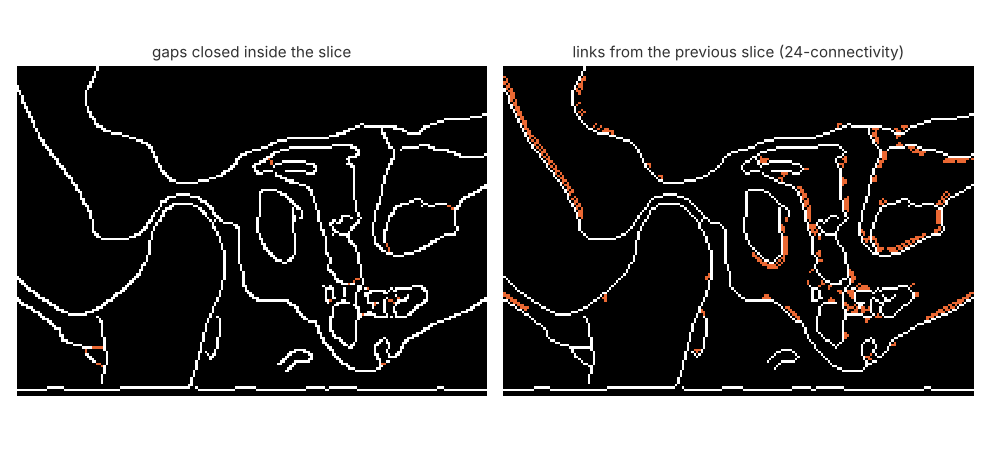
#> input picture figures/linking_zoom.png, 990 x 462 px
$ python make_figures.py ../figures   (older library calls are emulated)
#> lines starting #> are read from the running program, lines starting #| are printed output that depends on the picture; after the words box and inside, x2 and y2 are one past the last pixel; in counts of white or black regions, pixels touching at a corner belong together
### ctedges/io.py
import os
from pathlib import Path

import cv2
import numpy as np


def read_slice(path):
    """Read one CT slice as float32 in [0, 1]."""
    img = cv2.imread(str(path), cv2.IMREAD_GRAYSCALE)
    if img is None:
        raise FileNotFoundError(f"could not read {path}")
    return img.astype(np.float32) / 255.0


def read_sequence(paths):
    return [read_slice(p) for p in paths]


def list_slices(folder, pattern="*.png"):
    """Sorted list of slice files in a folder (CTMRI DB names sort correctly)."""
    return sorted(str(p) for p in Path(folder).glob(pattern))


# [4 lines left out: function save_binary, not called in this run]

### ctedges/canny.py
"""Canny edge detector written out step by step.

Coordinates: arrays are indexed [row, col] = [y, x] and y grows downwards,
which matters for the diagonal cases in non-maximum suppression.
"""

from dataclasses import dataclass

import cv2
import numpy as np


@dataclass
class CannyParams:
    sigma: float = 1.4
    # Thresholds are absolute values of the Sobel gradient magnitude computed
    # on an image scaled to [0, 1]. They were picked with
    # scripts/sweep_thresholds.py (see README).
    t_low: float = 0.15
    t_high: float = 0.375


def smooth(img, sigma):
    if sigma <= 0:
        return img
    k = int(2 * np.ceil(3 * sigma) + 1)
    return cv2.GaussianBlur(img, (k, k), sigma)


def gradients(img):
    gx = cv2.Sobel(img, cv2.CV_64F, 1, 0, ksize=3)
    gy = cv2.Sobel(img, cv2.CV_64F, 0, 1, ksize=3)
    return np.hypot(gx, gy), np.arctan2(gy, gx)


def non_max_suppression(mag, angle):
    """Keep pixels that are a local maximum along the gradient direction."""
    deg = np.rad2deg(angle) % 180
    p = np.pad(mag, 1)
    c = p[1:-1, 1:-1]
    left, right = p[1:-1, :-2], p[1:-1, 2:]
    up, down = p[:-2, 1:-1], p[2:, 1:-1]
    up_left, up_right = p[:-2, :-2], p[:-2, 2:]
    down_left, down_right = p[2:, :-2], p[2:, 2:]

    horiz = (deg < 22.5) | (deg >= 157.5)
    diag45 = (deg >= 22.5) & (deg < 67.5)     # gradient towards +x, +y (down-right)
    vert = (deg >= 67.5) & (deg < 112.5)
    diag135 = (deg >= 112.5) & (deg < 157.5)  # gradient towards -x, +y (down-left)

    n1 = np.select([horiz, diag45, vert, diag135], [left, up_left, up, up_right])
    n2 = np.select([horiz, diag45, vert, diag135], [right, down_right, down, down_left])
    keep = (c >= n1) & (c >= n2) & (c > 0)
    return np.where(keep, mag, 0.0)


def hysteresis(mag, t_low, t_high):
    """Strong pixels plus every weak pixel 8-connected to a strong one."""
    candidates = (mag >= t_low).astype(np.uint8)
    n, labels = cv2.connectedComponents(candidates, connectivity=8)
    strong_labels = np.unique(labels[mag >= t_high])
    keep = np.zeros(n, dtype=bool)
    keep[strong_labels[strong_labels > 0]] = True
    return keep[labels].astype(np.uint8)


def canny(img, params=None, return_steps=False):
    params = params or CannyParams()
    s = smooth(img, params.sigma)
    mag, ang = gradients(s)
    nms = non_max_suppression(mag, ang)
    edges = hysteresis(nms, params.t_low, params.t_high)
    if return_steps:
        return edges, {"smoothed": s, "magnitude": mag, "nms": nms}
    return edges

### ctedges/pipeline.py
from .canny import CannyParams, canny
from .linking2d import link_edges_2d
from .linking3d import link_sequence


def process_sequence(images, params=None, link2d=None):
    """Canny -> linking inside each slice -> linking between slices."""
    params = params or CannyParams()
    link2d = link2d or {}
    edges = [canny(img, params) for img in images]
    linked2d = [link_edges_2d(e, **link2d) for e in edges]
    linked3d = link_sequence(linked2d)
    return edges, linked2d, linked3d

### ctedges/linking2d.py
"""Edge linking inside a single slice.

Works only on the binary edge map (no gradient magnitude or angle needed).
Every open end of an edge is extended towards the nearest edge pixel that
lies roughly in front of it, as long as the gap is short. Afterwards tiny
leftover fragments are removed.
"""

import cv2
import numpy as np
from skimage.draw import line
from skimage.morphology import remove_small_objects, skeletonize

_KERNEL8 = np.array([[1, 1, 1], [1, 0, 1], [1, 1, 1]], dtype=np.float32)


def endpoints(edges):
    """Edge pixels with at most one 8-neighbour."""
    nbrs = cv2.filter2D(edges.astype(np.float32), -1, _KERNEL8, borderType=cv2.BORDER_CONSTANT)
    return np.argwhere((edges > 0) & (nbrs <= 1))


def _outward_direction(edges, y, x, reach=3):
    """Unit vector pointing out of the edge at an endpoint."""
    y0, y1 = max(0, y - reach), y + reach + 1
    x0, x1 = max(0, x - reach), x + reach + 1
    pts = np.argwhere(edges[y0:y1, x0:x1] > 0) + [y0, x0]
    if len(pts) <= 1:
        return None  # isolated pixel, any direction is fine
    v = np.array([y, x], dtype=float) - pts.mean(axis=0)
    norm = np.linalg.norm(v)
    return v / norm if norm > 0 else None


def link_edges_2d(edges, max_gap=6, min_cos=0.5, min_size=10):
    """Close short gaps between edge fragments in one binary edge image.

    max_gap   longest gap (in pixels) that may be bridged
    min_cos   target has to be within ~60 degrees of the edge direction
    min_size  components smaller than this are dropped at the end
    """
    edges = skeletonize(edges > 0).astype(np.uint8)
    _, labels = cv2.connectedComponents(edges, connectivity=8)
    h, w = edges.shape
    out = edges.copy()
    ends = endpoints(edges)
    end_set = {(int(a), int(b)) for a, b in ends}

    for y, x in ends:
        y, x = int(y), int(x)
        y0, y1 = max(0, y - max_gap), min(h, y + max_gap + 1)
        x0, x1 = max(0, x - max_gap), min(w, x + max_gap + 1)
        cand = np.argwhere(edges[y0:y1, x0:x1] > 0) + [y0, x0]
        if len(cand) == 0:
            continue
        lab = labels[y, x]
        same = labels[cand[:, 0], cand[:, 1]] == lab
        # same fragment only counts if it is another open end (closing a contour)
        other_end = np.array([(int(a), int(b)) in end_set and (a, b) != (y, x) for a, b in cand])
        ok = ~same | other_end
        d = cand - [y, x]
        dist = np.hypot(d[:, 0], d[:, 1])
        ok &= (dist > 1.5) & (dist <= max_gap)
        direction = _outward_direction(edges, y, x)
        if direction is not None:
            cos = (d @ direction) / np.maximum(dist, 1e-9)
            ok &= cos >= min_cos
        if not ok.any():
            continue
        ty, tx = cand[ok][np.argmin(dist[ok])]
        rr, cc = line(y, x, int(ty), int(tx))
        out[rr, cc] = 1

    if min_size > 1:
        out = remove_small_objects(out.astype(bool), max_size=min_size - 1, connectivity=2).astype(np.uint8)
    return out

### scripts/make_figures.py
"""Figures and per-slice numbers used in the README."""

import argparse
import csv
import os
import sys

import matplotlib

matplotlib.use("Agg")
import matplotlib.pyplot as plt  # noqa: E402
import numpy as np  # noqa: E402

sys.path.insert(0, os.path.join(os.path.dirname(__file__), ".."))

from ctedges import CannyParams, process_sequence  # noqa: E402
from ctedges.canny import canny  # noqa: E402
from ctedges.io import list_slices, read_sequence  # noqa: E402
from ctedges.metrics import components, endpoint_count, slice_agreement  # noqa: E402
from ctedges.viz import overlay, show_sequences  # noqa: E402

INK = "#333333"
MUTED = "#888888"
BLUES = ["#b7d3f6", "#86b6ef", "#3987e5", "#256abf", "#104281"]
ADDED = (0.92, 0.41, 0.20)   # pixels added by a linking step


# [83 lines left out: functions pipeline_figure, zoom_figure, sweep_figure, per_slice_stats, not called in this run]


def main():
    ap = argparse.ArgumentParser()
    ap.add_argument("folder")
    ap.add_argument("--slice", type=int, default=6)
    args = ap.parse_args()

    paths = list_slices(args.folder)
    names = [os.path.basename(p) for p in paths]
    images = read_sequence(paths)
#> call 2 of read_slice, with path = '../figures/pipeline.png'
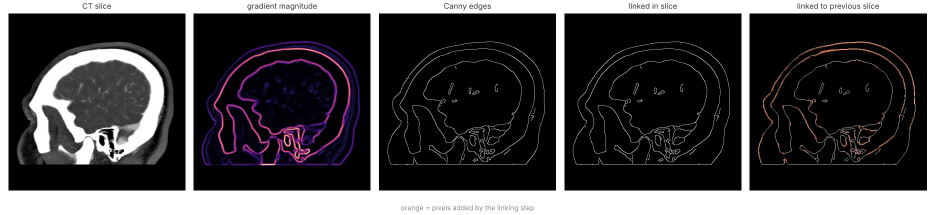
#> input picture figures/pipeline.png, 1870 x 429 px (shown at 1/2 size)
#> call 3 of read_slice, with path = '../figures/sequences.png'
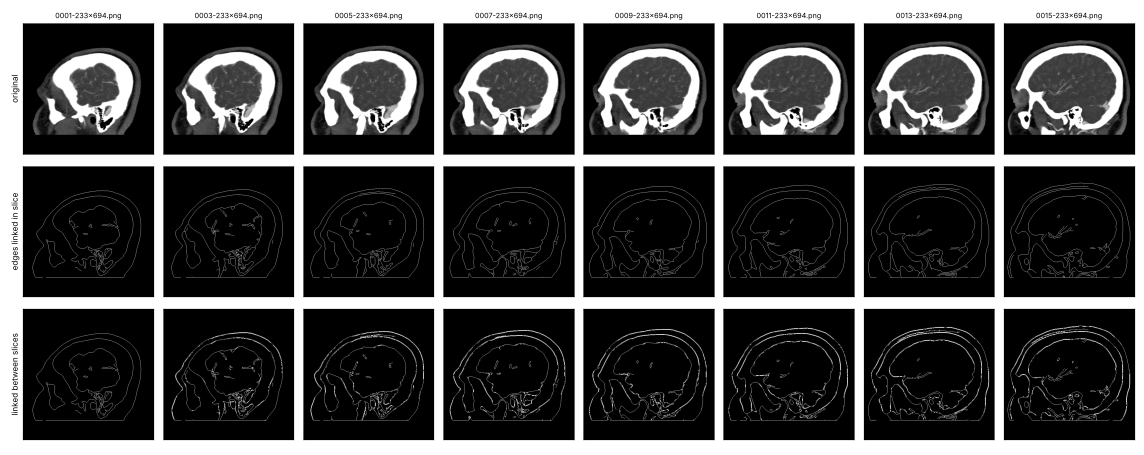
#> input picture figures/sequences.png, 2288 x 910 px (shown at 1/2 size)
#> in read_slice, img is the input picture: shape (910, 2288); min 0, max 255, mean 72.1
#> call 4 of read_slice, with path = '../figures/threshold_sweep.png'
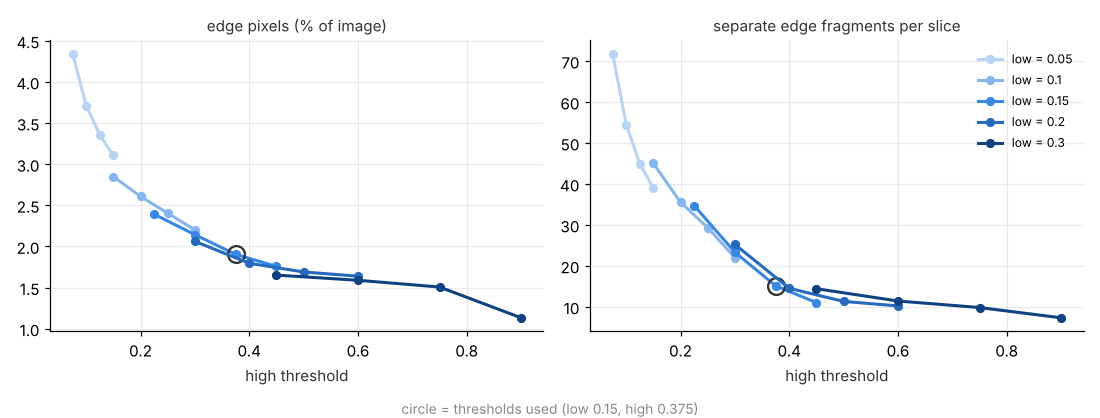
#> input picture figures/threshold_sweep.png, 1100 x 418 px
#> images = 4 items
    edges, linked2d, linked3d = process_sequence(images)
#> in non_max_suppression, `horiz = (deg < 22.5) | (deg >= 157.5)`:
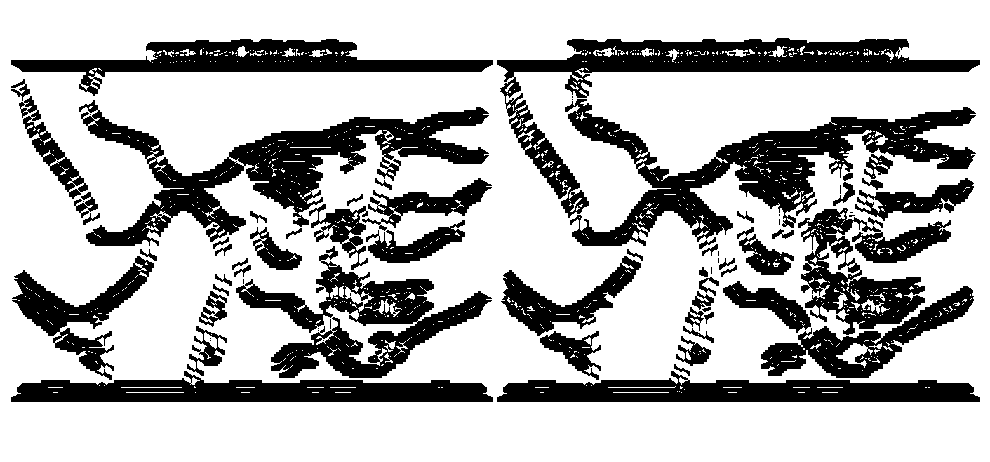
#> horiz: shape (462, 990) bool; 71.5% white; 82 black regions (24 under 20 px), largest, box (x1, y1, x2, y2) and area: (565, 99, 976, 246) 17558, (79, 100, 489, 246) 17249, (497, 38, 980, 218) 14312
#> in non_max_suppression, `diag45 = (deg >= 22.5) & (deg < 67.5)`: diag45: shape (462, 990) bool; 7.1% white; 1278 white regions (1038 under 20 px), largest, box (x1, y1, x2, y2) and area: (389, 279, 443, 364) 1508, (836, 317, 923, 378) 1287, (86, 256, 154, 317) 1276
#> in non_max_suppression, `vert = (deg >= 67.5) & (deg < 112.5)`: vert: shape (462, 990) bool; 13.2% white; 1144 white regions (838 under 20 px), largest, box (x1, y1, x2, y2) and area: (16, 380, 488, 402) 7647, (502, 380, 975, 402) 7534, (502, 42, 975, 72) 7051
#> in non_max_suppression, `diag135 = (deg >= 112.5) & (deg < 157.5)`: diag135: shape (462, 990) bool; 8.2% white; 1303 white regions (1058 under 20 px), largest, box (x1, y1, x2, y2) and area: (12, 270, 79, 352) 1875, (509, 100, 580, 199) 1721, (19, 96, 88, 199) 1663
#> in non_max_suppression, `keep = (c >= n1) & (c >= n2) & (c > 0)`: keep: shape (462, 990) bool; 5.7% white in thin lines or dots, all inside (x1, y1, x2, y2) = (16, 44, 975, 397)
#> in hysteresis, `n, labels = cv2.connectedComponents(candidates, connectivity=8)`:
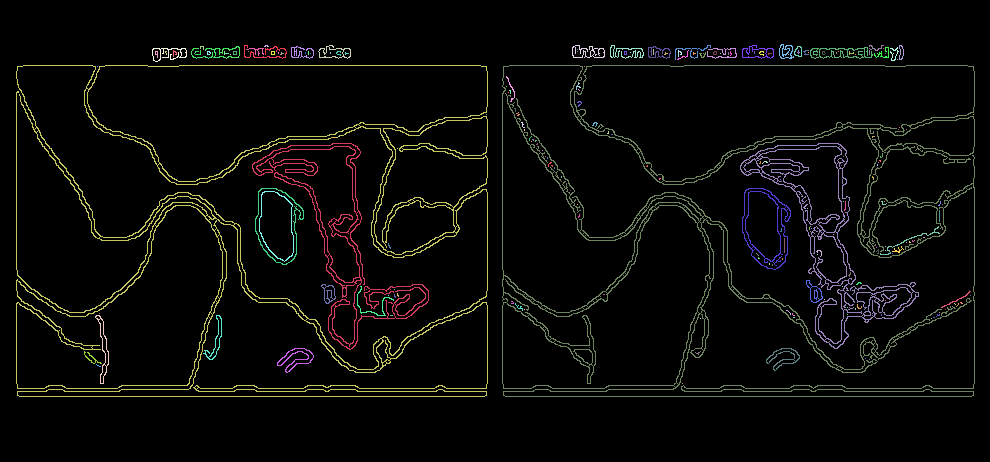
#> labels: shape (462, 990) int32; 207 distinct labels, from 0 to 206; one colour per label, 0 black
#> in hysteresis, `n, labels = cv2.connectedComponents(candidates, connectivity=8)`: n = 207
#> in hysteresis, `strong_labels = np.unique(labels[mag >= t_high])`: strong_labels = 143 values from 1 to 205
#> call 2 of canny, with return_steps = False
#> in canny (call 2), `mag, ang = gradients(s)`:
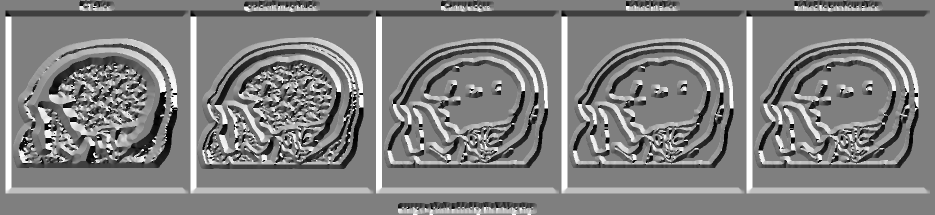
#> ang: shape (429, 1870) float64 (shown at 1/2 size); min -3.14, max 3.14, mean 0.0562; drawn with min black and max white
#> in non_max_suppression (call 2), `up, down = p[:-2, 1:-1], p[2:, 1:-1]`:
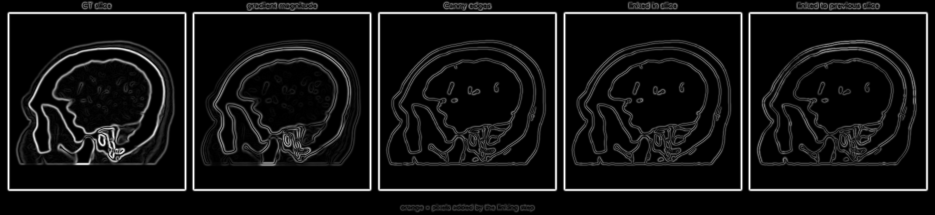
#> down: shape (429, 1870) float64 (shown at 1/2 size); min 0, max 2.02, mean 0.153; drawn with min black and max white
#> in process_sequence, `edges = [canny(img, params) for img in images]`: edges = 4 items

    os.makedirs("figures", exist_ok=True)
    os.makedirs("results", exist_ok=True)
    pipeline_figure(images, edges, linked2d, linked3d, args.slice, "figures/pipeline.png")
    zoom_figure(edges, linked2d, linked3d, args.slice, (300, 440, 160, 360), "figures/linking_zoom.png")
    step = max(1, len(images) // 8)
    idx = list(range(0, len(images), step))[:8]
    show_sequences([images[k] for k in idx], [linked2d[k] for k in idx], [linked3d[k] for k in idx],
                   [names[k] for k in idx], save="figures/sequences.png", show=False)
    if os.path.exists("results/threshold_sweep.csv"):
        p = CannyParams()
        sweep_figure("results/threshold_sweep.csv", (p.t_low, p.t_high), "figures/threshold_sweep.png")

    rows = per_slice_stats(names, edges, linked2d, linked3d, "results/per_slice.csv")
    mean = lambda key: np.mean([r[key] for r in rows])  # noqa: E731
    print(f"fragments  {mean('canny_fragments'):.1f} -> {mean('linked2d_fragments'):.1f}")
    print(f"open ends  {mean('canny_open_ends'):.1f} -> {mean('linked2d_open_ends'):.1f}")
    print(f"edge px    {mean('canny_px'):.0f} -> {mean('linked2d_px'):.0f} -> {mean('linked3d_px'):.0f}")
    agree = [r["agree_with_prev_1px"] for r in rows[1:]]
    print(f"agreement with previous slice (1 px): {np.mean(agree):.3f}  min {np.min(agree):.3f}")


if __name__ == "__main__":
#> (the run stopped early here; a loop or call above may not have finished)
